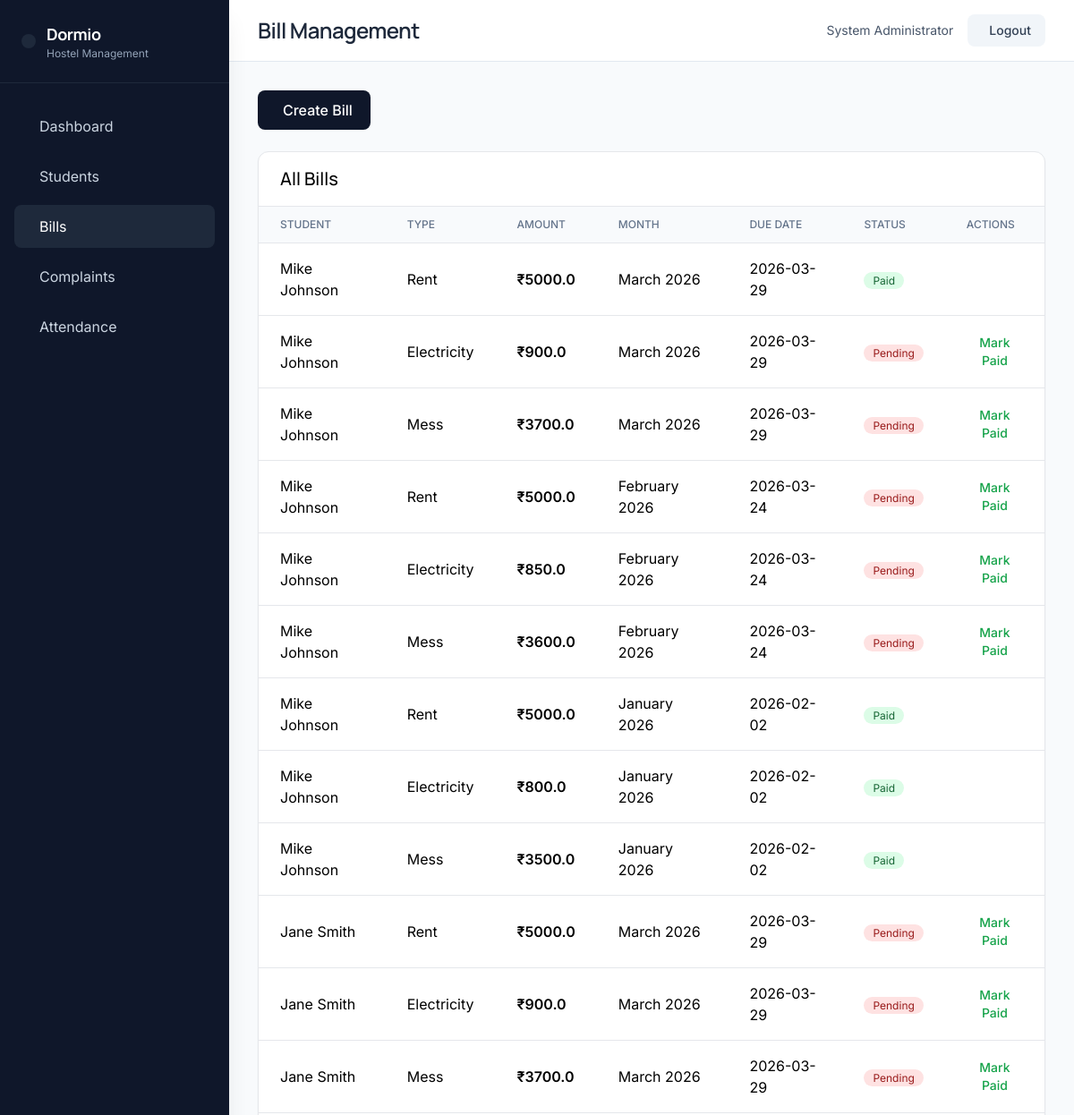
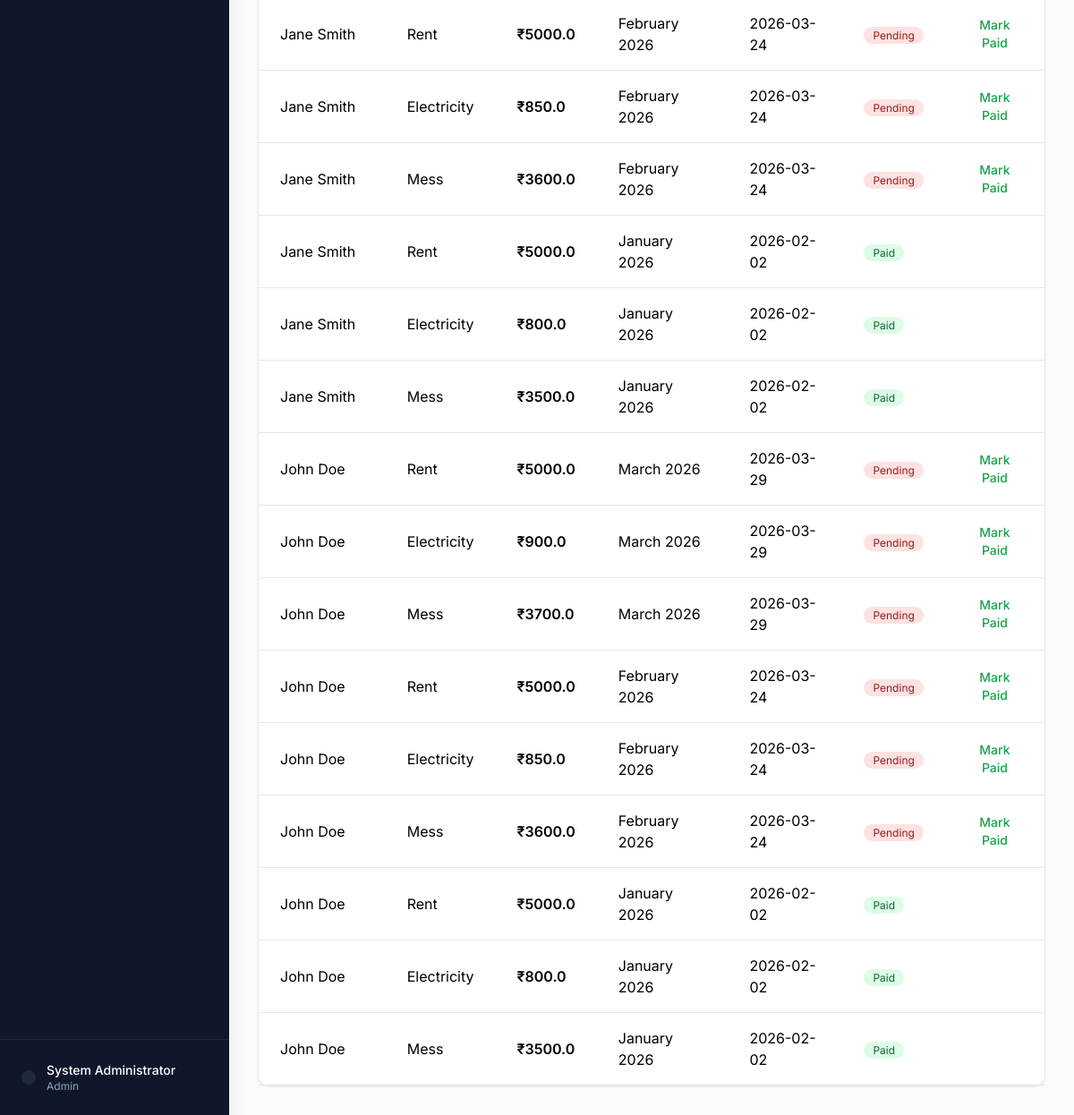
The page /warden/bills (signed in) on the database its author committed (2 pictures, top to bottom).
### models.py (models this page shows, shortened)
class User(UserMixin, db.Model):
    id = db.Column(db.Integer, primary_key=True)
    username = db.Column(db.String(80), unique=True, nullable=False)
    email = db.Column(db.String(120), unique=True, nullable=False)
    password_hash = db.Column(db.String(200), nullable=False)
    role = db.Column(db.String(20), nullable=False)  # student, warden, admin, principal
    full_name = db.Column(db.String(100), nullable=False)
    created_at = db.Column(db.DateTime, default=lambda: datetime.now(timezone.utc))
    is_active = db.Column(db.Boolean, default=True)
    student_profile = db.relationship('Student', backref='user', uselist=False, cascade='all, delete-orphan')

class Bill(db.Model):
    id = db.Column(db.Integer, primary_key=True)
    student_id = db.Column(db.Integer, db.ForeignKey('student.id'), nullable=False)
    bill_type = db.Column(db.String(50), nullable=False)  # mess, electricity, rent
    amount = db.Column(db.Float, nullable=False)
    month = db.Column(db.String(20), nullable=False)  # e.g., "January 2026"
    semester = db.Column(db.Integer)
    due_date = db.Column(db.Date, nullable=False)
    paid = db.Column(db.Boolean, default=False)
    paid_date = db.Column(db.DateTime)
    created_at = db.Column(db.DateTime, default=lambda: datetime.now(timezone.utc))
    created_by = db.Column(db.Integer, db.ForeignKey('user.id'))
    payments = db.relationship('Payment', backref='bill', lazy=True)

### app.py (the view, shortened to what this page needs)
@app.route('/warden/bills', methods=['GET', 'POST'])
@login_required
@role_required('warden', 'admin')
def warden_bills():
    bills = db.session.query(Bill, Student, User)\
        .select_from(Bill)\
        .join(Student, Bill.student_id == Student.id)\
        .join(User, Student.user_id == User.id)\
        .order_by(Bill.created_at.desc()).all()
    students = db.session.query(Student, User)\
        .select_from(Student)\
        .join(User, Student.user_id == User.id).all()
    return render_template('warden/bills.html', bills=bills, students=students)

### app.py (called while the page is built)
@login_manager.user_loader
def load_user(user_id):
    return User.query.get(int(user_id))

def role_required(*roles):
    def decorator(f):
        @wraps(f)
        def decorated_function(*args, **kwargs):
            if not current_user.is_authenticated or current_user.role not in roles:
                flash('Access denied. Insufficient permissions.', 'error')
                return redirect(url_for('dashboard'))
            return f(*args, **kwargs)
        return decorated_function
    return decorator

### templates/warden/bills.html (shortened to what this page needs)
{% extends "layout.html" %}{% set page_title="Bill Management" %}{% block page_content %}<div class="mb-6"><button onclick="openModal()" class="bg-slate-900 text-white font-medium py-2.5 px-5 rounded-lg">Create Bill</button></div><div class="bg-white rounded-xl border shadow-sm"><div class="px-6 py-4 border-b"><h2 class="text-xl font-medium">All Bills</h2></div>{% if bills %}<div class="overflow-x-auto"><table class="w-full"><thead class="bg-slate-50 border-b"><tr><th class="px-6 py-3 text-left text-xs font-medium text-slate-500 uppercase">Student</th><th class="px-6 py-3 text-left text-xs font-medium text-slate-500 uppercase">Type</th><th class="px-6 py-3 text-left text-xs font-medium text-slate-500 uppercase">Amount</th><th class="px-6 py-3 text-left text-xs font-medium text-slate-500 uppercase">Month</th><th class="px-6 py-3 text-left text-xs font-medium text-slate-500 uppercase">Due Date</th><th class="px-6 py-3 text-left text-xs font-medium text-slate-500 uppercase">Status</th><th class="px-6 py-3 text-left text-xs font-medium text-slate-500 uppercase">Actions</th></tr></thead><tbody>{% for bill,student,user in bills %}<tr class="border-b hover:bg-slate-50"><td class="px-6 py-4">{{user.full_name}}</td><td class="px-6 py-4 capitalize">{{bill.bill_type}}</td><td class="px-6 py-4 font-semibold">₹{{bill.amount}}</td><td class="px-6 py-4">{{bill.month}}</td><td class="px-6 py-4">{{bill.due_date}}</td><td class="px-6 py-4">{%if bill.paid%}<span class="px-2.5 py-0.5 rounded-full text-xs bg-green-100 text-green-800">Paid</span>{%else%}<span class="px-2.5 py-0.5 rounded-full text-xs bg-red-100 text-red-800">Pending</span>{%endif%}</td><td class="px-6 py-4">{%if not bill.paid%}<form method="POST" action="{{url_for('mark_bill_paid',id=bill.id)}}" class="inline"><button type="submit" class="text-green-600 hover:text-green-800 text-sm font-medium">Mark Paid</button></form>{%endif%}</td></tr>{% endfor %}</tbody></table></div>{% else %}<div class="px-6 py-12 text-center"><p class="text-slate-500">No bills created</p></div>{% endif %}</div>{% endblock %}

### templates/layout.html (shortened to what this page needs)
{% extends "base.html" %}
{% block body %}
<div class="flex min-h-screen">
    <aside class="fixed top-0 left-0 h-full w-64 bg-slate-900 text-white shadow-xl z-20 hidden lg:block">
        <div class="px-6 py-6 border-b border-slate-800">
            <div class="flex items-center space-x-3">
                <div class="bg-slate-800 rounded-lg p-2">
                </div>
                <div>
                    <h2 class="text-lg font-bold tracking-tight">Dormio</h2>
                    <p class="text-xs text-slate-400">Hostel Management</p>
                </div>
            </div>
        </div>
        <nav class="px-4 py-6 space-y-2">
            {{ sidebar_content }}
        </nav>
        <div class="absolute bottom-0 left-0 right-0 px-6 py-6 border-t border-slate-800">
            <div class="flex items-center space-x-3">
                <div class="bg-slate-800 rounded-full p-2">
                </div>
                <div class="flex-1">
                    <p class="text-sm font-medium text-white">{{ current_user.full_name }}</p>
                    <p class="text-xs text-slate-400 capitalize">{{ current_user.role }}</p>
                </div>
            </div>
        </div>
    </aside>
    <div class="flex-1 ml-0 lg:ml-64">
        <div class="bg-white border-b border-slate-200 px-8 py-4">
            <div class="flex items-center justify-between">
                <div>
                    <h1 class="text-2xl font-semibold tracking-tight text-slate-800">{{ page_title }}</h1>
                </div>
                <div class="flex items-center space-x-4">
                    <span class="text-sm text-slate-600">{{ current_user.full_name }}</span>
                    <a href="{{ url_for('logout') }}"
                       data-testid="logout-btn"
                       class="bg-slate-100 hover:bg-slate-200 text-slate-700 font-medium py-2 px-4 rounded-lg transition-all text-sm">
                        Logout
                    </a>
                </div>
            </div>
        </div>
        <div class="p-8">
            {% block page_content %}{% endblock %}
        </div>
    </div>
</div>
{% endblock %}

### templates/base.html (style rules this page uses)
body { font-family: 'Inter', sans-serif; }
h1, h2, h3, h4, h5, h6 { font-family: 'Manrope', sans-serif; }

### rows shown on the page
User: full_name "System Administrator", role "Admin"
Bill: full_name "Mike Johnson", bill_type "Rent", amount "5000.0", month "March 2026", due_date "2026-03-29", paid "Paid"
Bill: full_name "Mike Johnson", bill_type "Electricity", amount "900.0", month "March 2026", due_date "2026-03-29", paid "Pending"
Bill: full_name "Mike Johnson", bill_type "Mess", amount "3700.0", month "March 2026", due_date "2026-03-29", paid "Pending"
Bill: full_name "Mike Johnson", bill_type "Rent", amount "5000.0", month "February 2026", due_date "2026-03-24", paid "Pending"
Bill: full_name "Mike Johnson", bill_type "Electricity", amount "850.0", month "February 2026", due_date "2026-03-24", paid "Pending"
Bill: full_name "Mike Johnson", bill_type "Mess", amount "3600.0", month "February 2026", due_date "2026-03-24", paid "Pending"
Bill: full_name "Mike Johnson", bill_type "Rent", amount "5000.0", month "January 2026", due_date "2026-02-02", paid "Paid"
Bill: full_name "Mike Johnson", bill_type "Electricity", amount "800.0", month "January 2026", due_date "2026-02-02", paid "Paid"
Bill: full_name "Mike Johnson", bill_type "Mess", amount "3500.0", month "January 2026", due_date "2026-02-02", paid "Paid"
Bill: full_name "Jane Smith", bill_type "Rent", amount "5000.0", month "March 2026", due_date "2026-03-29", paid "Pending"
Bill: full_name "Jane Smith", bill_type "Electricity", amount "900.0", month "March 2026", due_date "2026-03-29", paid "Pending"
Bill: full_name "Jane Smith", bill_type "Mess", amount "3700.0", month "March 2026", due_date "2026-03-29", paid "Pending"
Bill: full_name "Jane Smith", bill_type "Rent", amount "5000.0", month "February 2026", due_date "2026-03-24", paid "Pending"
Bill: full_name "Jane Smith", bill_type "Electricity", amount "850.0", month "February 2026", due_date "2026-03-24", paid "Pending"
Bill: full_name "Jane Smith", bill_type "Mess", amount "3600.0", month "February 2026", due_date "2026-03-24", paid "Pending"
Bill: full_name "Jane Smith", bill_type "Rent", amount "5000.0", month "January 2026", due_date "2026-02-02", paid "Paid"
Bill: full_name "Jane Smith", bill_type "Electricity", amount "800.0", month "January 2026", due_date "2026-02-02", paid "Paid"
Bill: full_name "Jane Smith", bill_type "Mess", amount "3500.0", month "January 2026", due_date "2026-02-02", paid "Paid"
Bill: full_name "John Doe", bill_type "Rent", amount "5000.0", month "March 2026", due_date "2026-03-29", paid "Pending"
Bill: full_name "John Doe", bill_type "Electricity", amount "900.0", month "March 2026", due_date "2026-03-29", paid "Pending"
Bill: full_name "John Doe", bill_type "Mess", amount "3700.0", month "March 2026", due_date "2026-03-29", paid "Pending"
Bill: full_name "John Doe", bill_type "Rent", amount "5000.0", month "February 2026", due_date "2026-03-24", paid "Pending"
Bill: full_name "John Doe", bill_type "Electricity", amount "850.0", month "February 2026", due_date "2026-03-24", paid "Pending"
Bill: full_name "John Doe", bill_type "Mess", amount "3600.0", month "February 2026", due_date "2026-03-24", paid "Pending"
Bill: full_name "John Doe", bill_type "Rent", amount "5000.0", month "January 2026", due_date "2026-02-02", paid "Paid"
Bill: full_name "John Doe", bill_type "Electricity", amount "800.0", month "January 2026", due_date "2026-02-02", paid "Paid"
Bill: full_name "John Doe", bill_type "Mess", amount "3500.0", month "January 2026", due_date "2026-02-02", paid "Paid"

### other values the page prints
{{ sidebar_content }} "Dashboard Students Bills Complaints Attendance"
{{ page_title }} "Bill Management"
